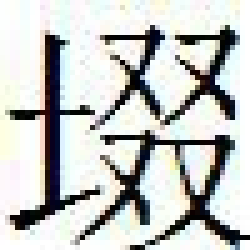
#> input picture resources/assets/rarelyWord/1.jpg, 50 x 50 px (shown 5 times larger); its folder holds only this picture in this run
$ python -i render_pdf_ops.py   (imports and definitions only)
#> lines starting #> are read from the running program, lines starting #| are printed output that depends on the picture
### core/logging_utils.py
from __future__ import annotations

import logging
import os
import sys
import threading
from typing import TextIO

from core.paths_utils import get_app_dir, get_user_data_dir

# Keep behavior aligned with legacy main.py
IS_FROZEN = getattr(sys, "frozen", False)
_STDIO_CAPTURE_INSTALLED = False
_CURRENT_LOG_PATH = ""
_LOG_MAX_BYTES = 5 * 1024 * 1024
_LOG_BACKUP_SUFFIX = ".1"


class _MirrorStream:
    """Mirror writes to original stream and conversion.log.

    This captures non-logging output (Qt/PySide stderr, print, raw trace text)
    into conversion.log so users can still inspect failures after console closes.
    """

    # [38 lines left out: functions __init__, write, flush, isatty, not called in this run]

    def fileno(self):
        return self._original.fileno()

    def __getattr__(self, item):
        return getattr(self._original, item)


def _resolve_log_path() -> str:
    candidates: list[str] = []
    try:
        candidates.append(os.path.join(get_app_dir(), "conversion.log"))
#> (this line was passed over: core is not available in this run)
    except Exception:
        pass
    try:
        candidates.append(os.path.join(get_user_data_dir(), "conversion.log"))
#> (this line was passed over: core is not available in this run)
    except Exception:
        pass

    for candidate in candidates:
        if not candidate:
            continue
        try:
            parent = os.path.dirname(candidate)
            if parent:
                os.makedirs(parent, exist_ok=True)
            with open(candidate, mode="a", encoding="utf-8"):
                pass
            return candidate
        except Exception:
            continue

    try:
        return os.path.join(get_app_dir(), "conversion.log")
    except Exception:
        return "conversion.log"


# [76 lines left out: functions _rotate_oversized_log, _install_stdio_capture, _install_global_exception_hooks, not called in this run]


def _init_logger() -> logging.Logger:
    """Initialize global logger."""
    global _CURRENT_LOG_PATH

    # 源码与 EXE 都写本地日志，供用户自行排查；不上传任何日志。
    handlers: list[logging.Handler] = []
    if not IS_FROZEN:
        handlers.append(logging.StreamHandler())

    log_path = _resolve_log_path()

    if log_path:
        _rotate_oversized_log(log_path)

    if log_path:
        try:
            handlers.append(logging.FileHandler(log_path, mode="a", encoding="utf-8"))
            _CURRENT_LOG_PATH = log_path
        except Exception:
            log_path = ""
            _CURRENT_LOG_PATH = ""
    else:
        _CURRENT_LOG_PATH = ""

    level = logging.DEBUG

    if not handlers:
        handlers = [logging.NullHandler()]

    logging.basicConfig(
        level=level,
        format="%(asctime)s - %(name)s - %(levelname)s - %(message)s",
        handlers=handlers,
    )
    logger_obj = logging.getLogger("main")
    logger_obj.setLevel(level)

    if log_path:
        try:
            _install_stdio_capture(log_path)
        except Exception:
            pass
    try:
        _install_global_exception_hooks(logger_obj)
    except Exception:
        pass
    try:
        logger_obj.info(
            "[DIAGNOSTIC_SESSION_START] frozen=%s file_log=%s log_level=%s",
            bool(IS_FROZEN),
            bool(log_path),
            logging.getLevelName(level),
        )
    except Exception:
        pass

    return logger_obj


# Shared global logger
logger: logging.Logger = _init_logger()


# [22 lines left out: functions get_conversion_log_path, swallow_exception, not called in this run]

### core/document_parser/table_ops/render_pdf_ops.py
from __future__ import annotations

import math
import os
import uuid

import fitz
from PIL import Image, ImageDraw

from core.logging_utils import logger
from core.word_engine_impl.com_compat import add_hidden_document
from .preview_fit_ops import fragment_can_bypass_split
from .process_steps.types import TableCaptureResult, TablePdfFragment


# [182 lines left out: functions _row_is_mostly_white, _find_vertical_bounds, _row_is_line, _count_leading_line_rows, _count_trailing_line_rows, _count_leading_blank_rows and 5 more, not called in this run]


def _trim_table_pdf_page(owner, img: Image.Image, *, page_index: int) -> Image.Image | None:
    try:
        w_local, h_local = img.size
    except Exception:
        return None
    top_idx, bottom_idx = _find_vertical_bounds(img)
    if bottom_idx <= top_idx:
        if logger.isEnabledFor(10):
            logger.debug('[TABLE_PDF_PAGE_SKIP] page=%s reason=blank_after_trim', int(page_index))
        return None

    cropped_page = img.crop((0, int(top_idx), int(w_local), int(bottom_idx) + 1))
    if logger.isEnabledFor(10):
        logger.debug(
            '[TABLE_PDF_PAGE_TRIM] page=%s top=%s bottom=%s orig_h=%s new_h=%s',
            int(page_index),
            int(top_idx),
            int(bottom_idx),
            int(h_local),
            int(cropped_page.size[1]),
        )

    if owner is not None:
        try:
            cropped_page = owner.img_proc._crop_white_borders(cropped_page, padding_ratio=0.0, padding_min=4)
        except Exception:
            pass
    return cropped_page


def _prepare_processed_pages(images: list[Image.Image], owner=None) -> list[Image.Image]:
    processed_pages: list[Image.Image] = []
    for idx, img in enumerate(images):
        trimmed = _trim_table_pdf_page(owner, img, page_index=int(idx + 1))
        if trimmed is not None:
            processed_pages.append(trimmed)

    if not processed_pages:
        return []

    for i in range(len(processed_pages) - 1):
        curr = processed_pages[i]
        nxt = processed_pages[i + 1]
        trailing = _count_trailing_line_rows(curr, max_rows=4)
        leading = _count_leading_line_rows(nxt, max_rows=4)
        if trailing > 0 and leading > 0:
            try:
                w_local, h_local = nxt.size
            except Exception:
                w_local, h_local = 0, 0
            trim_top = int(leading)
            if (h_local - trim_top) >= 8:
                nxt = nxt.crop((0, trim_top, int(w_local), int(h_local)))
                processed_pages[i + 1] = nxt
                if logger.isEnabledFor(10):
                    logger.debug('[TABLE_PDF_BORDER_DEDUPE] seam=%s trim_top=%s', int(i + 1), int(trim_top))

        curr2, nxt2, seam_diag = _trim_blank_seam_between_pages(curr, nxt, max_rows=12)
        processed_pages[i] = curr2
        processed_pages[i + 1] = nxt2
        if seam_diag.get('trimmed') and logger.isEnabledFor(10):
            logger.debug(
                '[TABLE_PDF_BLANK_SEAM_TRIM] seam=%s trim_top=%s trailing_blank=%s leading_blank=%s',
                int(i + 1),
                int(seam_diag.get('trim_top', 0)),
                int(seam_diag.get('trailing_blank', 0)),
                int(seam_diag.get('leading_blank', 0)),
            )

    return processed_pages


# [125 lines left out: functions _export_selection_pdf, _export_blank_doc_pdf, _render_pdf_pages, _build_fragment_output_path, _cleanup_fragment_file, not called in this run]


# [3 lines that did not run here, left out]


def _resolve_fragment_temp_path(owner, filename: str) -> str:
    temp_dir = os.path.abspath(owner.config['paths']['temp_dir'])
    return os.path.join(temp_dir, str(filename))


# [157 lines left out: functions _content_bbox_for_visual_slice, _gray_row_dark_ratio, _gray_row_longest_dark_run_ratio, _gray_row_has_horizontal_rule, _gray_row_has_clear_band, _find_safe_visual_slice_cut and 1 more, not called in this run]


def _build_visual_slice_output_path(fragment_path: str, slice_index: int) -> str:
    base_name, _ = os.path.splitext(os.path.basename(fragment_path))
    return os.path.join(os.path.dirname(fragment_path), f'{base_name}_s{int(slice_index)}.jpg')


# [29 lines that did not run here, left out]


# [16 lines that did not run here, left out]


def _stack_visual_slice_images(images: list[Image.Image]) -> Image.Image | None:
    normalized = _pad_pages_to_common_width(list(images or []))
    if not normalized:
        return None
    width_px = max(int(img.size[0]) for img in normalized)
    height_px = sum(int(img.size[1]) for img in normalized)
    if width_px <= 0 or height_px <= 0:
        return None
    stacked = Image.new('RGB', (int(width_px), int(height_px)), (255, 255, 255))
    offset_y = 0
    for img in normalized:
        stacked.paste(img, (0, int(offset_y)))
        offset_y += int(img.size[1])
    return stacked


def _draw_visual_slice_closure(slice_img: Image.Image, x_bounds: tuple[int, int], *, close_top: bool, close_bottom: bool) -> Image.Image:
    if not close_top and not close_bottom:
        return slice_img
    width_px, height_px = slice_img.size
    if width_px <= 0 or height_px <= 0:
        return slice_img
    x0, x1 = x_bounds
    x0 = max(0, min(int(x0), int(width_px) - 1))
    x1 = max(int(x0), min(int(x1), int(width_px) - 1))
    draw = ImageDraw.Draw(slice_img)
    line_width = max(2, min(4, int(round(float(width_px) / 1200.0)) + 1))
    if close_top:
        draw.line((x0, 0, x1, 0), fill=(0, 0, 0), width=int(line_width))
    if close_bottom:
        draw.line((x0, int(height_px) - 1, x1, int(height_px) - 1), fill=(0, 0, 0), width=int(line_width))
    return slice_img


# [107 lines that did not run here, left out]


# [24 lines that did not run here, left out]


# [34 lines that did not run here, left out]


def _range_has_vertical_merge(rng) -> bool:
    try:
        xml_content = getattr(rng, 'WordOpenXML', None)
        if xml_content:
            xml_text = str(xml_content)
            return ('<w:vMerge' in xml_text) or ('vMerge' in xml_text)
    except Exception:
        return False
    return False


def _detect_hard_table(owner, rng, table_ref) -> bool:
    reasons: list[str] = []
    cfg = getattr(owner, 'config', {}) or {}
    table_cfg = (cfg.get('table_capture') or {}) if isinstance(cfg, dict) else {}
    try:
        row_threshold = int((table_cfg or {}).get('hard_table_row_threshold', 20) or 20)
    except Exception:
        row_threshold = 20

    try:
        row_count = int(table_ref.Rows.Count)
    except Exception:
        row_count = 0
    if row_count >= int(row_threshold):
        reasons.append('row_count')

    if _range_has_vertical_merge(rng):
        reasons.append('vmerge')

    for reason, detector_name in (
        ('ole', '_table_range_has_ole'),
        ('drawings', '_table_range_has_drawings'),
        ('explicit_crop', '_table_range_has_explicit_crop'),
    ):
        detector = getattr(owner, detector_name, None)
        if callable(detector):
            try:
                if detector(rng):
                    reasons.append(reason)
            except Exception:
                pass

    try:
        from .process_steps.split_flow import _build_row_top_map, _collect_row_heights

        row_top_map = _build_row_top_map(table_ref)
        row_heights = _collect_row_heights(table_ref)
        estimated_total_pt = sum(float(v) for v in list(row_heights or []))
        max_height_cm = float(getattr(owner, '_get_table_splitting_max_height_cm')())
        target_slice_pt = float(max_height_cm) * 72.0 / 2.54
        if estimated_total_pt > float(target_slice_pt):
            reasons.append('estimated_overflow')
        try:
            doc = table_ref.Range.Document
            page_height_pt = float(doc.PageSetup.PageHeight)
        except Exception:
            page_height_pt = 29.7 * 72.0 / 2.54
        if any(float(top_pt) >= float(page_height_pt) for top_pt in row_top_map.values()):
            reasons.append('cross_page')
    except Exception:
        pass

    if reasons:
        logger.info('[TABLE_PDF_FIRST] hard_table=True reasons=%s', ','.join(dict.fromkeys(reasons)))
    return bool(reasons)


# [172 lines that did not run here, left out]

>>> import cv2
>>> picture = cv2.imread('../../../resources/assets/rarelyWord/1.jpg', cv2.IMREAD_GRAYSCALE)
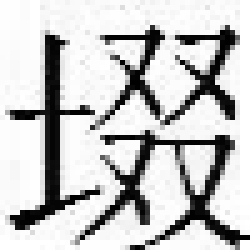
#> picture: shape (50, 50) (shown 5 times larger); min 0, max 255, mean 197.3
>>> result = _prepare_processed_pages(picture)
#> the loop in _prepare_processed_pages, `for idx, img in enumerate(images):` made 50 passes
#> after the loop in _prepare_processed_pages, `for idx, img in enumerate(images):`: processed_pages = []
#> result = []

$ run again, on resources/assets/rarelyWord/10.jpg
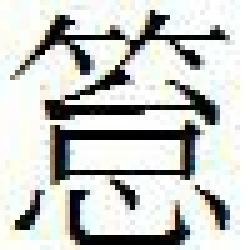
#> input picture resources/assets/rarelyWord/10.jpg, 50 x 50 px (shown 5 times larger)
#> `picture = cv2.imread('../../../resources/assets/rarelyWord/1.jpg', cv2..`:
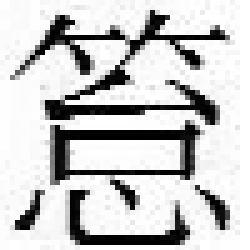
#> picture: shape (50, 50) (shown 5 times larger); min 0, max 255, mean 200.3
#> the loop in _prepare_processed_pages, `for idx, img in enumerate(images):` made 50 passes
#> after the loop in _prepare_processed_pages, `for idx, img in enumerate(images):`: processed_pages = []

$ run again, on resources/assets/rarelyWord/12.jpg
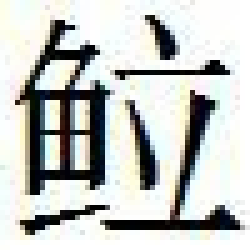
#> input picture resources/assets/rarelyWord/12.jpg, 50 x 50 px (shown 5 times larger)
#> `picture = cv2.imread('../../../resources/assets/rarelyWord/1.jpg', cv2..`:
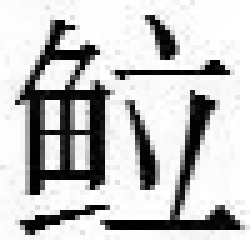
#> picture: shape (50, 50) (shown 5 times larger); min 0, max 255, mean 196.4
#> the loop in _prepare_processed_pages, `for idx, img in enumerate(images):` made 50 passes
#> after the loop in _prepare_processed_pages, `for idx, img in enumerate(images):`: processed_pages = []

$ run again, on resources/assets/rarelyWord/13.jpg
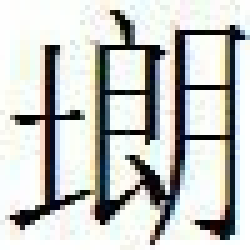
#> input picture resources/assets/rarelyWord/13.jpg, 50 x 50 px (shown 5 times larger)
#> `picture = cv2.imread('../../../resources/assets/rarelyWord/1.jpg', cv2..`:
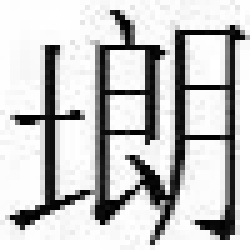
#> picture: shape (50, 50) (shown 5 times larger); min 0, max 255, mean 197.6
#> the loop in _prepare_processed_pages, `for idx, img in enumerate(images):` made 50 passes
#> after the loop in _prepare_processed_pages, `for idx, img in enumerate(images):`: processed_pages = []
